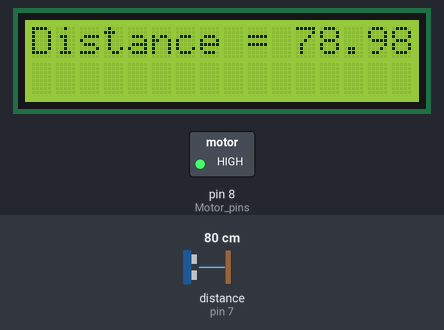
Bench run of a sketch on a simulated Arduino Uno, built with avr-gcc and run on an emulated ATmega328P. Parts: 16×2 character LCD, switched loads named in the sketch (green lamp = pin HIGH). Wiring (inferred from the names in the program): ultrasonic range finder: trigger pin 6; echo pin 7. Inputs (shaded band) come from the test bench; at power-on: distance to the obstacle (sensor on pin 7) 80 cm. The echo pulse lasts 58.3 µs per cm; pins used as bus, display or sensor lines are not drawn; what the sketch prints to the serial monitor is not drawn.

Above: at 1.2 s.
1.3 s: distance to the obstacle (sensor on pin 7) set to 23 cm
At 2.9 s:
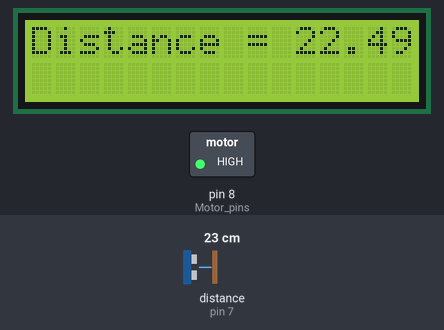
3.2 s: distance to the obstacle (sensor on pin 7) set to 20 cm
At 4.2 s:
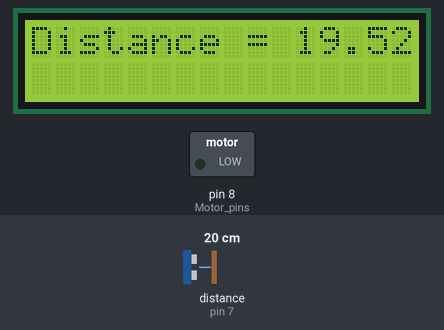
4.8 s: distance to the obstacle (sensor on pin 7) set to 2 cm
At 6.3 s:
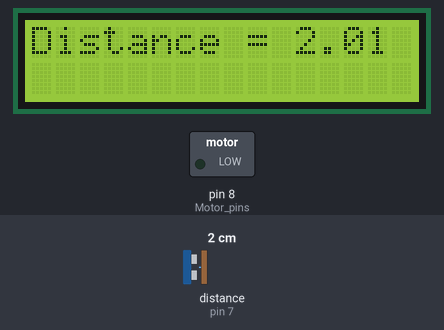
Timing chart, 0 to 7.8 s (numbered marks = the images above; inputs shaded):
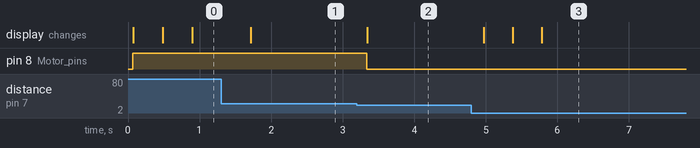

The sketch:

motor_control_based_on_distance.ino
```cpp
#include <LiquidCrystal.h>
float time1,distance;
int rs=12,en=11,d4=5,d5=4,d6=3,d7=2;
LiquidCrystal lcd(rs,en,d4,d5,d6,d7);
void setup()
{
  pinMode(6,OUTPUT); //Trigger Pin
  pinMode(7,INPUT); //Echo Pin
  pinMode(8,OUTPUT);//Motor pins
  Serial.begin(9600);
  lcd.begin(16,2);
}
void loop()
{
  digitalWrite(6,LOW);
  delayMicroseconds(2);
  digitalWrite(6,HIGH);
  delayMicroseconds(10); //Generate Pulse to Trigger
  digitalWrite(6,LOW);
  time1 = pulseIn(7,HIGH); //Measure time of Echo
  distance = 0.017*time1 ; //Distance Calculation
  if (distance<=150)
  {
  float count=(1024/150)*distance;//distance range is only 150cm
  analogWrite(8,count);
  }
  else
  {
  digitalWrite(8,HIGH);
  }
  Serial.print("Distance is = ");
  Serial.print(distance);
  Serial.println(" cm");
  lcd.clear();
  lcd.setCursor(0,0);
  lcd.print("Distance = ");
  lcd.print(distance);
  lcd.print(" cm");
  delay(400);
}
```

Measured:
- the behaviour switches between 22 and 21 cm on distance to the obstacle (sensor on pin 7) (found by bisection; images 1 and 2)
- after the input at 1.3 s, the display: changes after 0.41 s (image 1)
- after the input at 3.2 s, pin 8 (Motor_pins): HIGH → LOW after 0.14 s; the display: changes after 0.14 s (image 2)
- after the input at 4.8 s, the display: first changes after 0.17 s (image 3 shows a later state)
